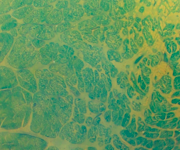
%> input picture 3D_Reconstruction/filterTestData/cut_0003.tif, 180 x 150 px, given in place of s4_00560.png, which was not available
$ octave test_edge_track_angle_try1.m   (GNU Octave 9; MATLAB toolbox functions it lacks are replaced by stand-ins)
%> lines starting %> are read from the running program, lines starting %| are printed output that depends on the picture; pictures that were not available may be replaced by others from this repository, and a replacement may not be noted
% edge tracking
clc;clear;close all;
imno=560;target=560;
imname=sprintf('s4_%05d.png',imno);
sobname=sprintf('sobel_%05d.png',imno);
%cd ua_newalgo_sobel; im=imread('sobel_00560.png'); cd ..;
cd d_images2dcoarsesegment_s4; im=imread(imname); cd ..;
%> further down, im is the input picture: size 150x180x3 uint8; mean R, G, B 96.5, 150.3, 93.3
cd ua_newalgo_sobel;sob=imread(sobname);cd ..;
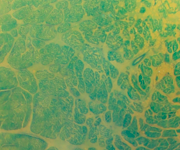
%> input picture 3D_Reconstruction/filterTestData/cut_0004.tif, 180 x 150 px, given in place of sobel_00560.png, which was not available
%> further down, sob is the input picture: size 150x180x3 uint8; mean R, G, B 110.9, 155.3, 92.9
sob1=sob(:,:,1);sob2=sob(:,:,2);sob3=sob(:,:,3);
%> after `sob1=sob(:,:,1)`:
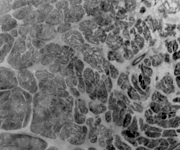
%> sob1: size 150x180 uint8; min 0, max 218, mean 110.9
%> after `sob2=sob(:,:,2)`:
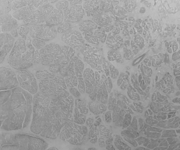
%> sob2: size 150x180 uint8; min 105, max 201, mean 155.3
%> after `sob3=sob(:,:,3)`:
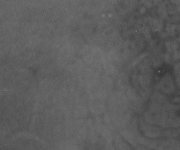
%> sob3: size 150x180 uint8; min 55, max 119, mean 92.9
%> (the run ends here)
